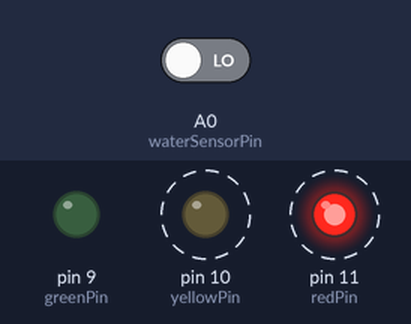
Recording of a sketch running on a simulated Arduino Uno, built with avr-gcc and run on an emulated ATmega328P. Parts: output pins drawn as LEDs (lit = HIGH). Dashed ring = blinking. The test bench sets the inputs (shaded band); at power-on: A0 (waterSensorPin) LOW.

Above: at 3.8 s.
3.9 s: A0 (waterSensorPin) driven HIGH
At 4.4 s:
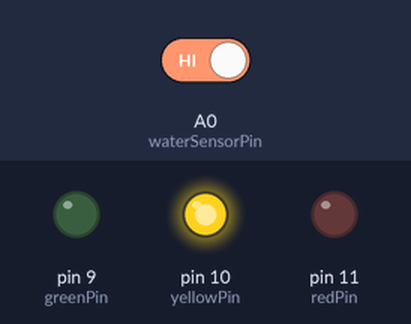
At 5.2 s:
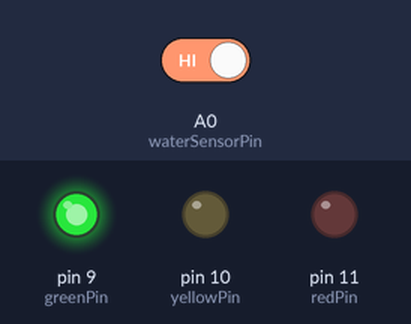
6.0 s: A0 (waterSensorPin) driven LOW
At 6.3 s:
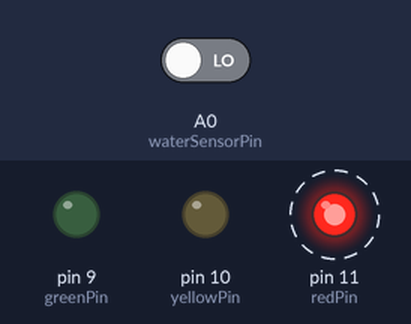
Timing chart, 0 to 16.5 s (numbered marks = the images above; inputs shaded):
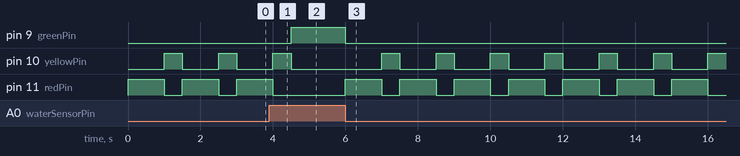

Measured:
- after the input at 3.9 s, pin 9 (greenPin): LOW → HIGH after 0.60 s; pin 10 (yellowPin): goes on until 4.5 s, then stays LOW; pin 11 (redPin): goes on until 4.0 s, then stays LOW
- after the input at 6.0 s, pin 9 (greenPin): HIGH → LOW at once; pin 10 (yellowPin): alternates HIGH for 0.50 s and LOW for 1.0 s, starting after 1.0 s; pin 11 (redPin): alternates HIGH for 1.0 s and LOW for 0.50 s, starting at once
- by itself, pin 10 (yellowPin): alternates HIGH for 0.50 s and LOW for 1.0 s
- by itself, pin 11 (redPin): alternates HIGH for 1.0 s and LOW for 0.50 s

The sketch:

water_level.ino
```cpp
const int waterSensorPin = A0;  // Pin for the water level sensor
const int redPin = 11;         // Pin for the red LED
const int yellowPin = 10;      // Pin for the yellow LED
const int greenPin = 9;        // Pin for the green LED

void setup() {
  pinMode(waterSensorPin, INPUT);
  pinMode(redPin, OUTPUT);
  pinMode(yellowPin, OUTPUT);
  pinMode(greenPin, OUTPUT);

  Serial.begin(9600);
}

void loop() {
  int waterLevel = digitalRead(waterSensorPin);

  // If the sensor detects water
  if (waterLevel == HIGH) {
    // Turn on the green LED
    digitalWrite(greenPin, HIGH);
    digitalWrite(yellowPin, LOW);
    digitalWrite(redPin, LOW);
  } else {
    // Turn off the green LED and turn on the red LED
    digitalWrite(greenPin, LOW);
    digitalWrite(yellowPin, LOW);
    digitalWrite(redPin, HIGH);

    delay(1000);  // Add a delay of 1 second
    // Turn on the yellow LED for a short period
    digitalWrite(redPin, LOW);
    digitalWrite(yellowPin, HIGH);
    delay(500);  // Add a delay of 500 milliseconds
    digitalWrite(yellowPin, LOW);
  }
}
```
